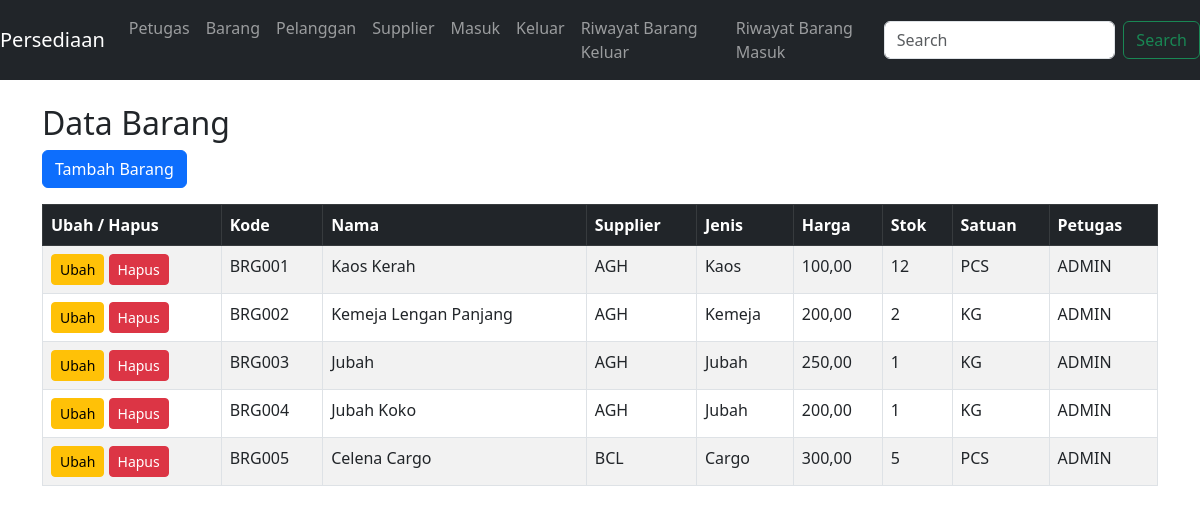
Screenshot of /barang.php with the database file from the repository.
### tables this page shows
CREATE TABLE `tb_barang` (
  `kode_barang` varchar(50) NOT NULL,
  `nama` varchar(250) DEFAULT NULL,
  `harga_beli` int(11) DEFAULT 0,
  `harga_jual` int(11) DEFAULT 0,
  `stok` int(11) DEFAULT 0,
  `satuan` varchar(50) DEFAULT NULL,
  `petugas` varchar(50) DEFAULT NULL,
  `kode_supplier` varchar(50) NOT NULL,
  `jenis` varchar(50) NOT NULL
);

### barang.php (the view, shortened to what this page needs)
<?php
require_once('koneksi.php');
$query_sql = "SELECT * FROM tb_barang";
$sql = mysqli_query($koneksi, $query_sql) or die(mysqli_error($koneksi));
$totaldata = mysqli_num_rows($sql);
$data = mysqli_fetch_assoc($sql);
?>
<!doctype html>
<html lang="en">
<head>
    <link href="https://cdn.jsdelivr.net/npm/bootstrap@5.3.0-alpha3/dist/css/bootstrap.min.css" rel="stylesheet">
</head>
<body>
    <?php require_once('menu.php'); ?>
    <div class="container my-4">
        <h2>Data Barang</h2>
        <a href="barangtambah.php" class="btn btn-primary mb-3">Tambah Barang</a>
        <table class="table table-striped table-bordered table-hover">
            <thead class="table-dark">
                <tr>
                    <th>Ubah / Hapus</th>
                    <th>Kode</th>
                    <th>Nama</th>
                    <th>Supplier</th>
                    <th>Jenis</th>
                    <th>Harga</th>
                    <th>Stok</th>
                    <th>Satuan</th>
                    <th>Petugas</th>
                </tr>
            </thead>
            <tbody>
            <?php if ($totaldata == 0): ?>
                <tr><td colspan="9" class="text-center">Data kosong.</td></tr>
            <?php else: ?>
                <?php do { ?>
                    <tr>
                        <td>
                            <a href="barangedit.php?id=<?php echo $data['kode_barang']; ?>" class="btn btn-warning btn-sm">Ubah</a>
                            <a href="baranghapus.php?id=<?php echo $data['kode_barang']; ?>" class="btn btn-danger btn-sm">Hapus</a>
                        </td>
                        <td><?php echo htmlspecialchars($data['kode_barang']); ?></td>
                        <td><?php echo htmlspecialchars($data['nama']); ?></td>
                        <td><?php echo htmlspecialchars($data['kode_supplier']); ?></td>
                        <td><?php echo htmlspecialchars($data['jenis']); ?></td>
                        <td><?php echo htmlspecialchars(number_format($data['harga_beli'], 2, ',', '.')); ?></td>
                        <td><?php echo htmlspecialchars($data['stok']); ?></td>
                        <td><?php echo htmlspecialchars($data['satuan']); ?></td>
                        <td><?php echo htmlspecialchars($data['petugas']); ?></td>
                    </tr>
                <?php } while ($data = mysqli_fetch_assoc($sql)); ?>
            <?php endif; ?>
            </tbody>
        </table>
    </div>
</body>
</html>

### rows the page displays
tb_barang: kode_barang "BRG001", nama "Kaos Kerah", kode_supplier "AGH", jenis "Kaos", harga_beli "100,00", stok "12", satuan "PCS", petugas "ADMIN"
tb_barang: kode_barang "BRG002", nama "Kemeja Lengan Panjang", kode_supplier "AGH", jenis "Kemeja", harga_beli "200,00", stok "2", satuan "KG", petugas "ADMIN"
tb_barang: kode_barang "BRG003", nama "Jubah", kode_supplier "AGH", jenis "Jubah", harga_beli "250,00", stok "1", satuan "KG", petugas "ADMIN"
tb_barang: kode_barang "BRG004", nama "Jubah Koko", kode_supplier "AGH", jenis "Jubah", harga_beli "200,00", stok "1", satuan "KG", petugas "ADMIN"
tb_barang: kode_barang "BRG005", nama "Celena Cargo", kode_supplier "BCL", jenis "Cargo", harga_beli "300,00", stok "5", satuan "PCS", petugas "ADMIN"
